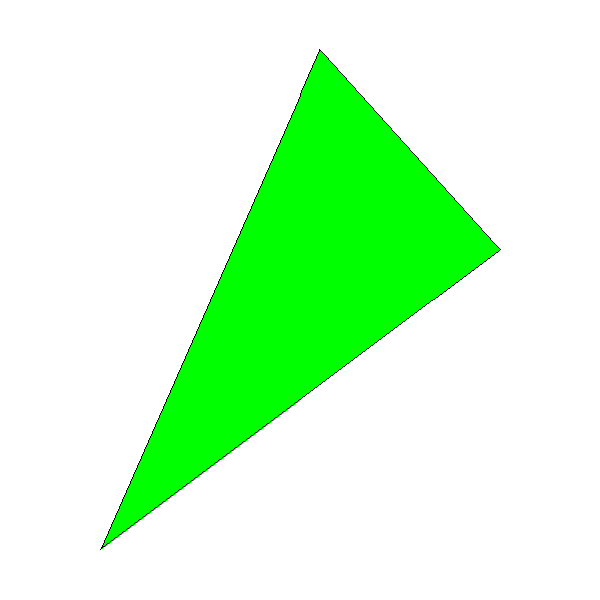

Write Python code to recreate this figure.
from PIL import Image
import os

canvas_width = 600
canvas_height = 600

img = Image.new("RGB", (canvas_width, canvas_height), "white")
pixels = img.load()

class Color:
    def __init__(self, r, g, b):
        self.r = r
        self.g = g
        self.b = b

class Pt:
    def __init__(self, x, y):
        self.x = int(x)
        self.y = int(y)

def PutPixel(x, y, color):
    x = int(canvas_width / 2 + x)
    y = int(canvas_height / 2 - y - 1)
    if x < 0 or x >= canvas_width or y < 0 or y >= canvas_height:
        return
    pixels[x, y] = (int(color.r), int(color.g), int(color.b))

def Interpolate(i0, d0, i1, d1):
    if i0 == i1:
        return [d0]
    values = []
    a = (d1 - d0) / (i1 - i0)
    d = d0
    for i in range(i0, i1 + 1):
        values.append(d)
        d += a
    return values

def DrawLine(p0, p1, color):
    dx = p1.x - p0.x
    dy = p1.y - p0.y
    if abs(dx) > abs(dy):
        if dx < 0:
            p0, p1 = p1, p0
        ys = Interpolate(p0.x, p0.y, p1.x, p1.y)
        for x in range(p0.x, p1.x + 1):
            PutPixel(x, int(ys[x - p0.x]), color)
    else:
        if dy < 0:
            p0, p1 = p1, p0
        xs = Interpolate(p0.y, p0.x, p1.y, p1.x)
        for y in range(p0.y, p1.y + 1):
            PutPixel(int(xs[y - p0.y]), y, color)

def DrawWireframeTriangle(p0, p1, p2, color):
    DrawLine(p0, p1, color)
    DrawLine(p1, p2, color)
    DrawLine(p0, p2, color)

def DrawFilledTriangle(p0, p1, p2, color):
    if p1.y < p0.y:
        p0, p1 = p1, p0
    if p2.y < p0.y:
        p0, p2 = p2, p0
    if p2.y < p1.y:
        p1, p2 = p2, p1

    x01 = Interpolate(p0.y, p0.x, p1.y, p1.x)
    x12 = Interpolate(p1.y, p1.x, p2.y, p2.x)
    x02 = Interpolate(p0.y, p0.x, p2.y, p2.x)

    x01.pop()
    x012 = x01 + x12

    m = len(x02) // 2

    if x02[m] < x012[m]:
        x_left = x02
        x_right = x012
    else:
        x_left = x012
        x_right = x02

    for y in range(p0.y, p2.y + 1):
        xl = int(x_left[y - p0.y])
        xr = int(x_right[y - p0.y])
        for x in range(xl, xr + 1):
            PutPixel(x, y, color)

p0 = Pt(-200, -250)
p1 = Pt(200, 50)
p2 = Pt(20, 250)

DrawFilledTriangle(p0, p1, p2, Color(0, 255, 0))
DrawWireframeTriangle(p0, p1, p2, Color(0, 0, 0))

img.save("triangle.png")
os.system("code triangle.png")
